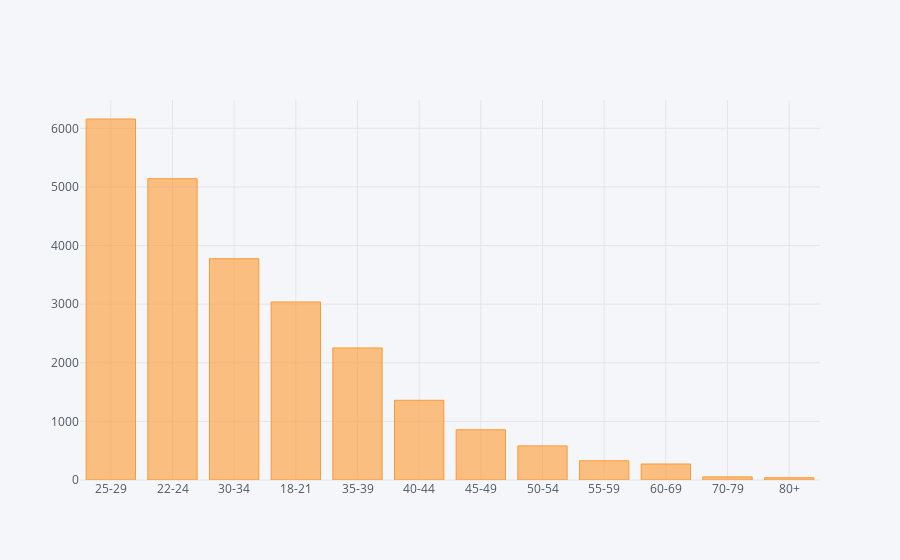

Notebook source saved alongside this figure:
### Code cell
mcr182['Q2'].value_counts().iplot(kind='bar')

### Figure 1 — Plotly figure (JSON) as saved in the notebook; plotly's stock layout.template omitted (floating-point values rounded to 4 significant figures)
{"data": [{"marker": {"color": "rgba(255, 153, 51, 0.6)", "line": {"color": "rgba(255, 153, 51, 1.0)", "width": 1}}, "name": "Q2", "orientation": "v", "text": "", "type": "bar", "uid": "d7eb4878-6d27-415b-87a4-5c53559eda29", "x": ["25-29", "22-24", "30-34", "18-21", "35-39", "40-44", "45-49", "50-54", "55-59", "60-69", "70-79", "80+"], "y": [6159, 5141, 3776, 3037, 2253, 1360, 858, 582, 328, 273, 53, 39]}], "layout": {"legend": {"bgcolor": "#F5F6F9", "font": {"color": "#4D5663"}}, "paper_bgcolor": "#F5F6F9", "plot_bgcolor": "#F5F6F9", "title": {"font": {"color": "#4D5663"}}, "xaxis": {"gridcolor": "#E1E5ED", "showgrid": true, "tickfont": {"color": "#4D5663"}, "title": {"font": {"color": "#4D5663"}, "text": ""}, "zerolinecolor": "#E1E5ED"}, "yaxis": {"gridcolor": "#E1E5ED", "showgrid": true, "tickfont": {"color": "#4D5663"}, "title": {"font": {"color": "#4D5663"}, "text": ""}, "zerolinecolor": "#E1E5ED"}}}
